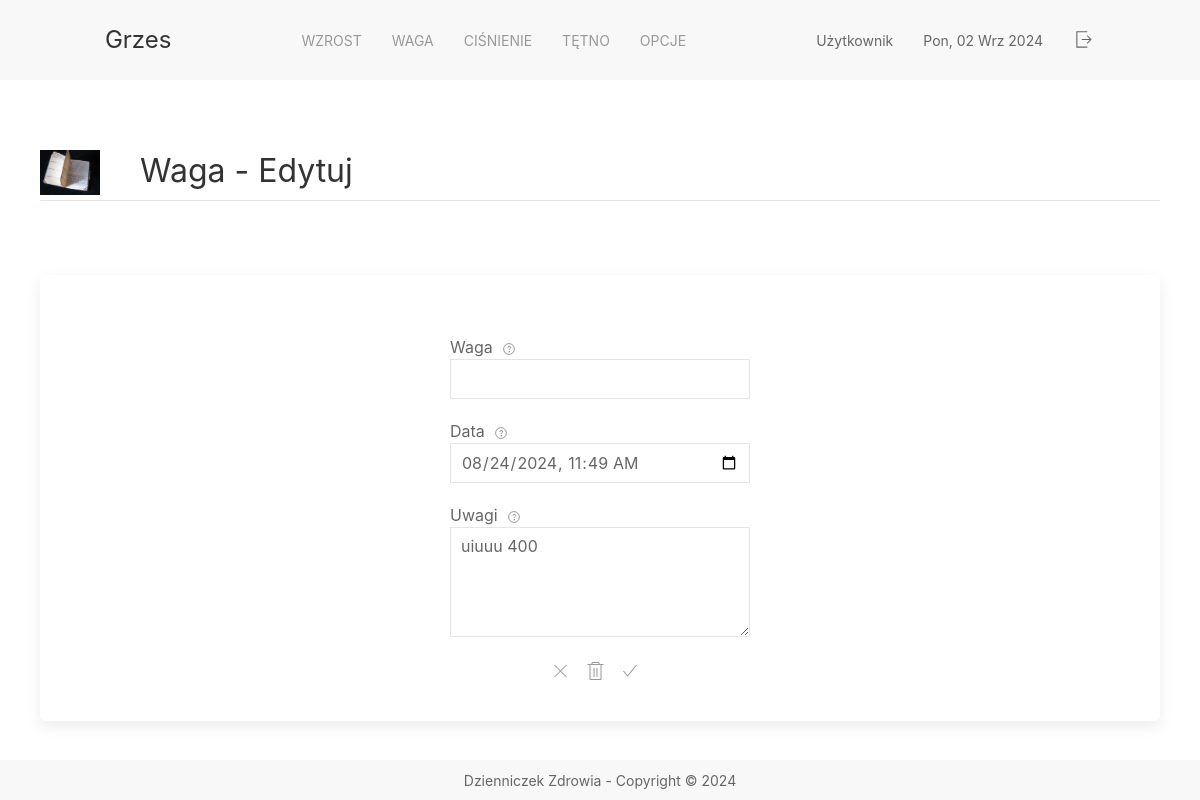
/weights/edit/4, run on an earlier commit of the app's database.
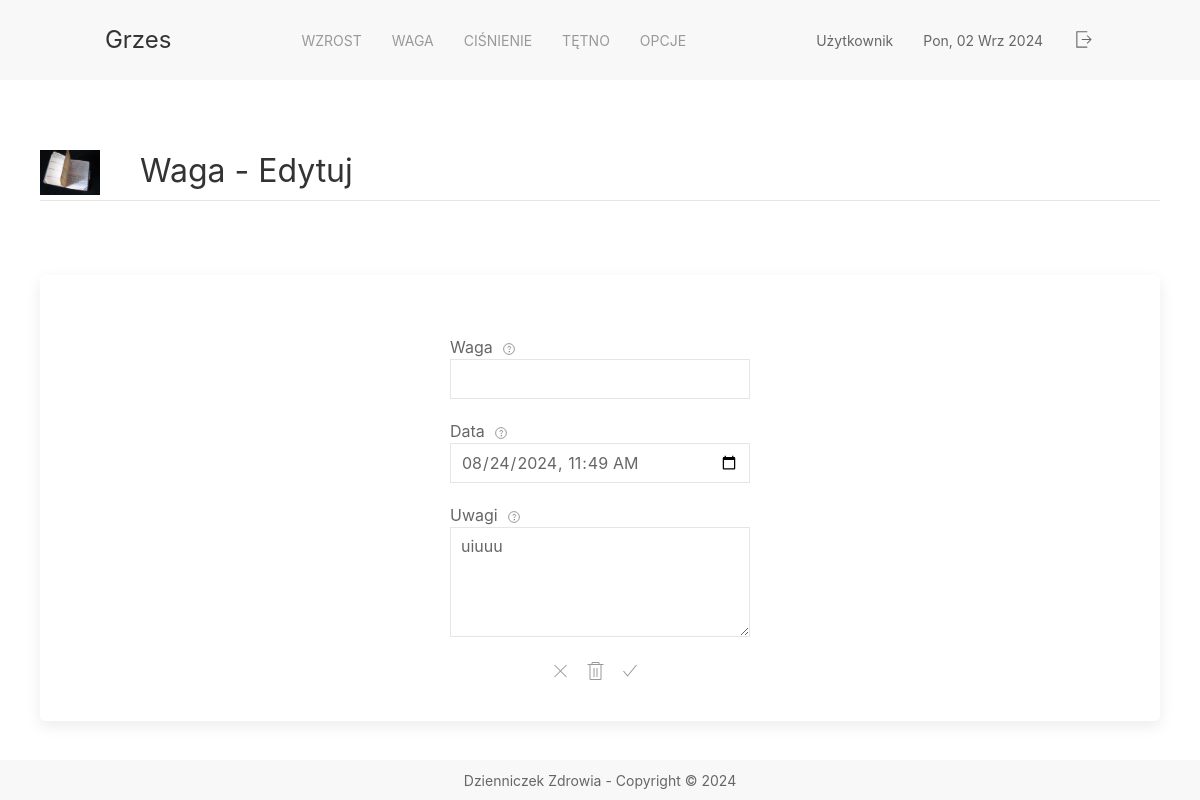
And on a later commit of the database.
### app_weight/models.py (models this page shows, shortened)
class Weight(models.Model):
    weight = models.DecimalField(max_digits=5, decimal_places=1 )
    date = models.DateTimeField()
    comments = models.CharField(max_length=255)

### app_weight/views.py (the view, shortened to what this page needs)
# urls.py: path('edit/<int:id>', views.edit_weight, name='edit_weight_url'),
def edit_weight(request, id):
    found_weight = Weight.objects.get(pk=id)
    context = {
        'weight': found_weight,
        'time_value': found_weight.date.strftime("%Y-%m-%dT%H:%M"),
        'time_max': datetime.now().strftime("%Y-%m-%dT%H:%M"),
        'time_min': (datetime.now() - timedelta(weeks=52)).strftime("%Y-%m-%dT%H:%M")
    }
    return render(request, 'app_weight/edit_weight.html', context)

### app_weight/templates/app_weight/edit_weight.html (shortened to what this page needs)
{% extends 'fragments/layout.html' %}
{% load static %}
{% block page_content %}
    <div class="container">
        <div class="uk-panel">
            <img class="uk-align-left uk-margin-remove-adjacent" src="{% static 'background.JPG' %}" width="60"
                 height="28" alt="info">
            <h2 class="uk-heading-divider" style="position: relative">Waga - Edytuj</h2>
        </div>
        <div style="height: 50px"></div>
        <div class="uk-card uk-card-default uk-border-rounded">
            <div class="uk-card-body">
                <form style="width:300px; margin: auto" action="" method="POST">
                    <div class="uk-margin">
                        <label>Waga<span uk-icon="icon: question; ratio: 0.6" uk-tooltip="min 10, max 150" style="margin-left: 10px"></span></label>
                        <input name="weight" type="number" class="uk-input" step="0.1" min="10" max="150" value="{{ weight.weight }}"    required="required">
                    </div>
                    <div class="uk-margin">
                        <label>Data<span uk-icon="icon: question; ratio: 0.6" uk-tooltip="od bieżącej do roku wstecz" style="margin-left: 10px"></span></label>
                        <Input name="date" type="datetime-local" class="uk-input" min="{{time_min}}" value="{{ time_value }}" max="{{time_max}}" required="required">
                    </div>
                    <div class="uk-margin">
                        <label>Uwagi<span uk-icon="icon: question; ratio: 0.6" uk-tooltip="max 255 znaków" style="margin-left: 10px"></span></label>
                        <textarea name="comment" class="uk-textarea" rows="4">{{ weight.comments }}</textarea>
                    </div>
                    <div class="uk-position-relative uk-position-center uk-position-top-center" >
                        <a href="/weights/" class="uk-icon-link uk-margin-small-right" uk-icon="close"
                           uk-tooltip="Anuluj"></a>
                        <a href="{% url 'edit_weight_url' id=weight.id %}" class="uk-icon-link uk-margin-small-right" uk-icon="trash"
                           uk-tooltip="Wyczyść"></a>
                        <button href="" class="uk-icon-link uk-margin-small-right" uk-icon="check" type="submit"
                                uk-tooltip="Zapisz"></button>
                    </div>
                </form>
            </div>
        </div>
        <div class="uk-padding"></div>
    </div>
{% endblock %}

What changed in the data, as far as the page shows it:
changed Weight: comment "uiuuu 400" → "uiuuu"
